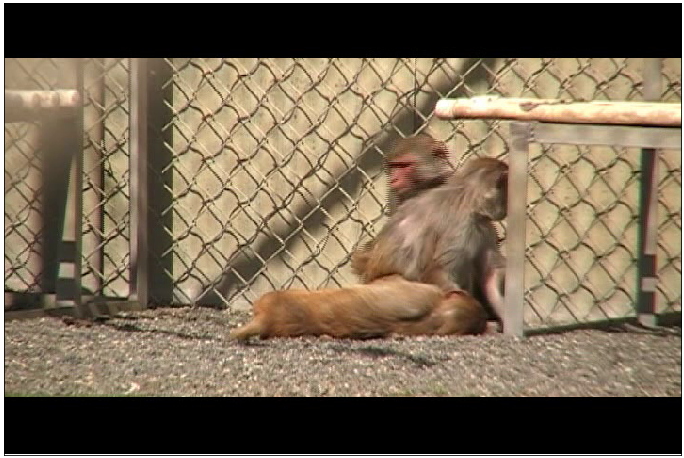
#> input picture train/aggression.png, 684 x 458 px; its folder holds only this picture in this run
$ python image_occlusion.py
#> lines starting #> are read from the running program, lines starting #| are printed output that depends on the picture; after the words box and inside, x2 and y2 are one past the last pixel; in counts of white or black regions, pixels touching at a corner belong together

from matplotlib import pyplot as plt
import numpy as np
import PIL
from PIL import Image
import os
from glob import glob


def Vmask(im, y):
    vmask = im.copy()
    vmask[:, np.sin(y) < -.9, 0:3] = 0
    return vmask

def Cmask(im, x, y):
    vmask = im.copy()
    vmask[:,np.sin(y) < -.9, 0:3] = 0

    cmask = vmask.copy()
    cmask[np.sin(x)< -.9, :, 0:3] = 0
    return cmask

def Dmask(im, x, y):
    dmask = im.copy()
    for i in x:
        for j in y:
            if np.sin((i+j)/8) < -.9:
                dmask[i,j, 0:3] = 0
            if np.sin((i-j)/8) < -.9:
                dmask[i,j, 0:3] = 0

    return dmask

def main():
    try:
        path = '/Users/yizizhang/Desktop/foxlabmaskrcnn/train/*.png'
        files = glob(path)

        for file in files:
            img = plt.imread(file)
#> img is the input picture: shape (458, 684, 4) float32; mean R, G, B, A 0.465, 0.405, 0.324, 1

            x = list(range(0, img.shape[0]))
#> x = 458 values from 0 to 457
            for i in x:
                x[i] = x[i] / 5
#> after the loop, x = 458 values from 0 to 91.4

            y = list(range(0, img.shape[1]))
#> y = 684 values from 0 to 683
            for i in y:
                y[i] = y[i] / 5
#> after the loop, y = 684 values from 0 to 136.6

            vmask = Vmask(img, y)
#> in Vmask, `vmask[:, np.sin(y) < -.9, 0:3] = 0`:
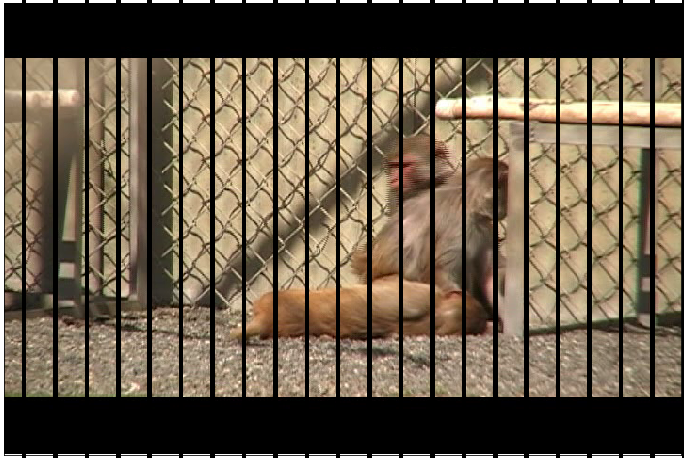
#> vmask: shape (458, 684, 4) float32; 11.16% of pixels changed, all inside (x1, y1, x2, y2) = (22, 0, 684, 458)
            cmask = Cmask(img, x, y)
#> in Cmask, `cmask[np.sin(x)< -.9, :, 0:3] = 0`:
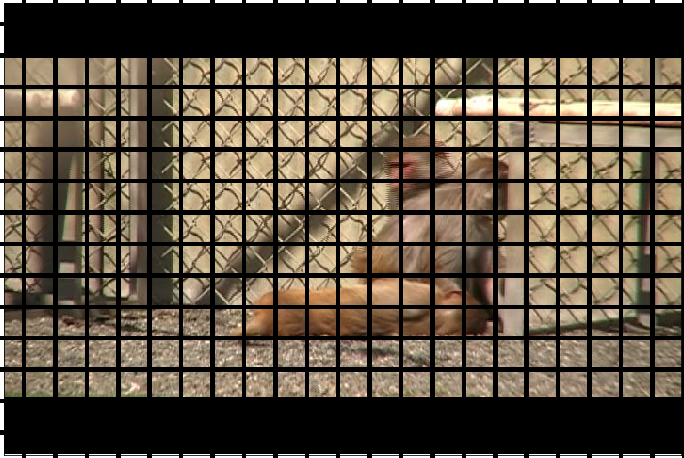
#> cmask: shape (458, 684, 4) float32; 9.4% of pixels changed, all inside (x1, y1, x2, y2) = (0, 22, 682, 435)

            x = list(range(0, img.shape[0]))
#> x = 458 values from 0 to 457
            y = list(range(0, img.shape[1]))
            dmask = Dmask(img, x, y)
#> after the loop in Dmask, `for i in x:`:
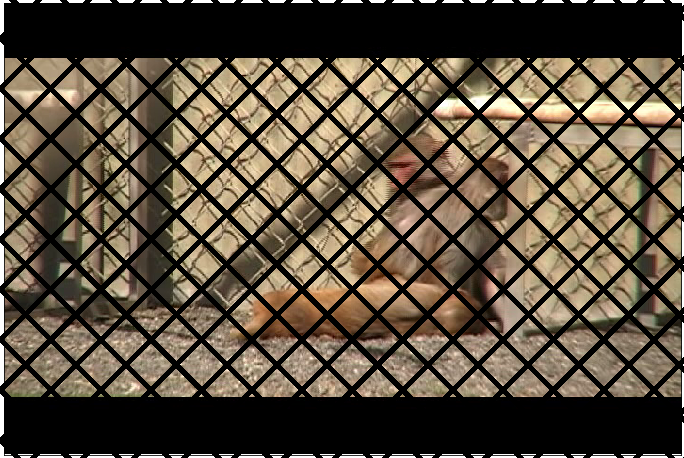
#> dmask: shape (458, 684, 4) float32; mean R, G, B, A 0.342, 0.298, 0.238, 1

            base = os.path.basename(file)

            plt.imsave("/Users/yizizhang/Desktop/foxlabmaskrcnn/occluded/" + "vert_bars_" + base, vmask)
            plt.imsave("/Users/yizizhang/Desktop/foxlabmaskrcnn/occluded/" + "cross_bars_" + base, cmask)
            plt.imsave("/Users/yizizhang/Desktop/foxlabmaskrcnn/occluded/" + "diag_bars_" + base, dmask)

    except IOError:
        pass

main()

$ run again, on train/play40DVD_4_52.png
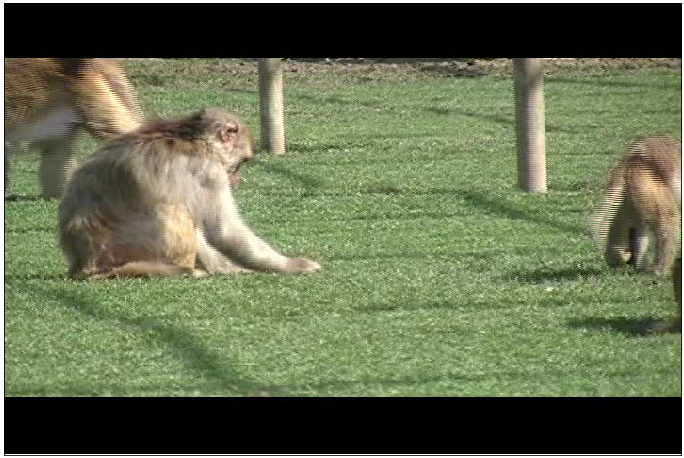
#> input picture train/play40DVD_4_52.png, 684 x 458 px
#> in main, img is the input picture: shape (458, 684, 4) float32; mean R, G, B, A 0.392, 0.424, 0.307, 1
#> vmask: shape (458, 684, 4) float32; 11.24% of pixels changed, all inside (x1, y1, x2, y2) = (22, 0, 684, 458)
#> in Cmask, `cmask[np.sin(x)< -.9, :, 0:3] = 0`:
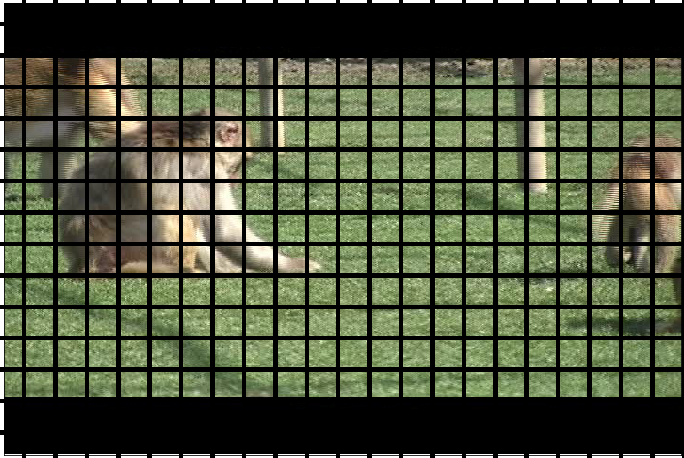
#> cmask: shape (458, 684, 4) float32; mean R, G, B, A 0.292, 0.316, 0.229, 1
#> after the loop in Dmask, `for i in x:`:
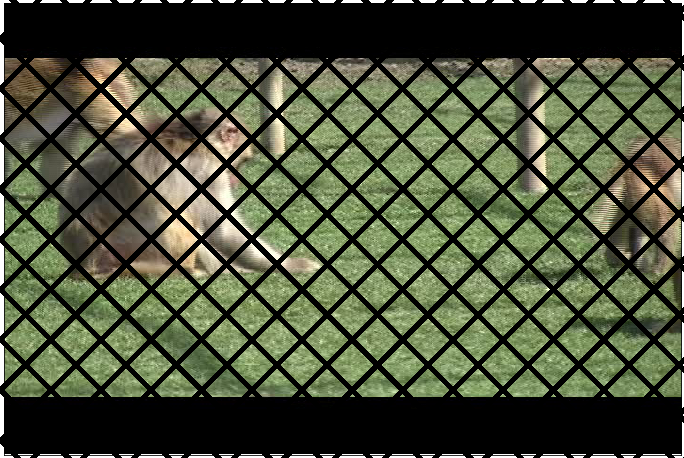
#> dmask: shape (458, 684, 4) float32; mean R, G, B, A 0.288, 0.311, 0.225, 1
